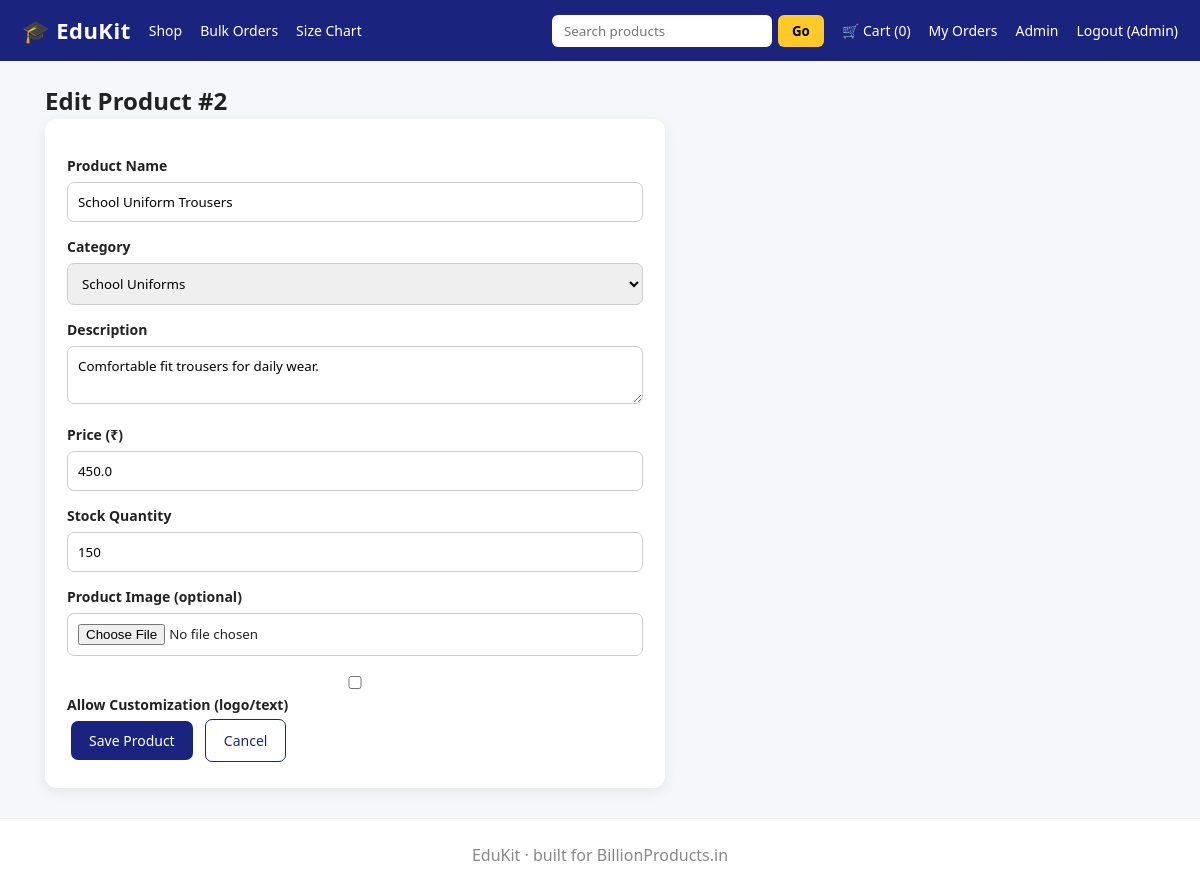
The page /admin/product/2 (signed in) on the database its author committed.
### tables this page shows
CREATE TABLE products(id INTEGER PRIMARY KEY AUTOINCREMENT, name TEXT, category TEXT,
  description TEXT, price REAL, stock INTEGER, image TEXT DEFAULT '', customizable INTEGER DEFAULT 0);

### app.py (the view, shortened to what this page needs)
@app.route('/admin/product', methods=['GET', 'POST'])
@app.route('/admin/product/<int:pid>', methods=['GET', 'POST'])
@admin_required
def admin_product(pid=None):
    p = q('SELECT * FROM products WHERE id=?', (pid,), one=True) if pid else None
    return render_template('product_form.html', p=p, cats=CATEGORIES)

### app.py (called while the page is built)
def db():
    if 'db' not in g:
        g.db = sqlite3.connect(DB)
        g.db.row_factory = sqlite3.Row
    return g.db

def q(sql, args=(), one=False):
    cur = db().execute(sql, args)
    rows = cur.fetchall()
    db().commit()
    return (rows[0] if rows else None) if one else rows

def admin_required(f):
    @wraps(f)
    def w(*a, **k):
        if not session.get('admin'):
            flash('Admin access only.')
            return redirect(url_for('login'))
        return f(*a, **k)
    return w

@app.context_processor
def inject_cart():
    return {'cart_count': sum(c['qty'] for c in session.get('cart', []))}

### templates/product_form.html (shortened to what this page needs)
{% extends 'base.html' %}{% block content %}
<h2>{% if p %}Edit Product #{{ p.id }}{% else %}Add New Product{% endif %}</h2>
<form method="post" class="box" enctype="multipart/form-data">
  <label>Product Name</label>
  <input name="name" value="{{ p.name if p else '' }}" required>
  <label>Category</label>
  <select name="category" required>
    {% for c in cats %}
    <option {% if p and p.category==c %}selected{% endif %}>{{ c }}</option>
    {% endfor %}
  </select>
  <label>Description</label>
  <textarea name="description" required>{{ p.description if p else '' }}</textarea>
  <label>Price (₹)</label>
  <input type="number" step="0.01" name="price" value="{{ p.price if p else '' }}" required>
  <label>Stock Quantity</label>
  <input type="number" name="stock" value="{{ p.stock if p else '100' }}" required>
  <label>Product Image (optional)</label>
  <input type="file" name="image" accept="image/*">
  <label><input type="checkbox" name="customizable" {% if p and p.customizable %}checked{% endif %}> Allow Customization (logo/text)</label>
  <button class="btn">Save Product</button>
  <a class="btn alt" href="/admin">Cancel</a>
</form>
{% endblock %}

### static/css/style.css (style rules this page uses)
* { margin:0; padding:0; box-sizing:border-box; font-family: Segoe UI, Arial, sans-serif; }
body { background:#f5f7fb; color:#222; line-height:1.5; }
.btn { background:#1a237e; color:#fff; padding:10px 18px; border-radius:7px; text-decoration:none; border:none; cursor:pointer; display:inline-block; margin:4px; font-size:14px; }
.btn.alt { background:#fff; color:#1a237e; border:1px solid #1a237e; }
.box { background:#fff; padding:22px; border-radius:12px; box-shadow:0 4px 14px rgba(0,0,0,0.07); max-width:620px; }
.box label { display:block; margin-top:14px; font-weight:600; font-size:14px; }
.box input, .box textarea, .box select { width:100%; padding:10px; margin-top:6px; border:1px solid #ccc; border-radius:7px; }

### rows shown on the page
products: id "2", name "School Uniform Trousers", category "School Uniforms", description "Comfortable fit trousers for daily wear.", price "450.0", stock "150"

### other values the page prints
{{ cart_count }} "0"
{{ session.uname }} "Admin"
